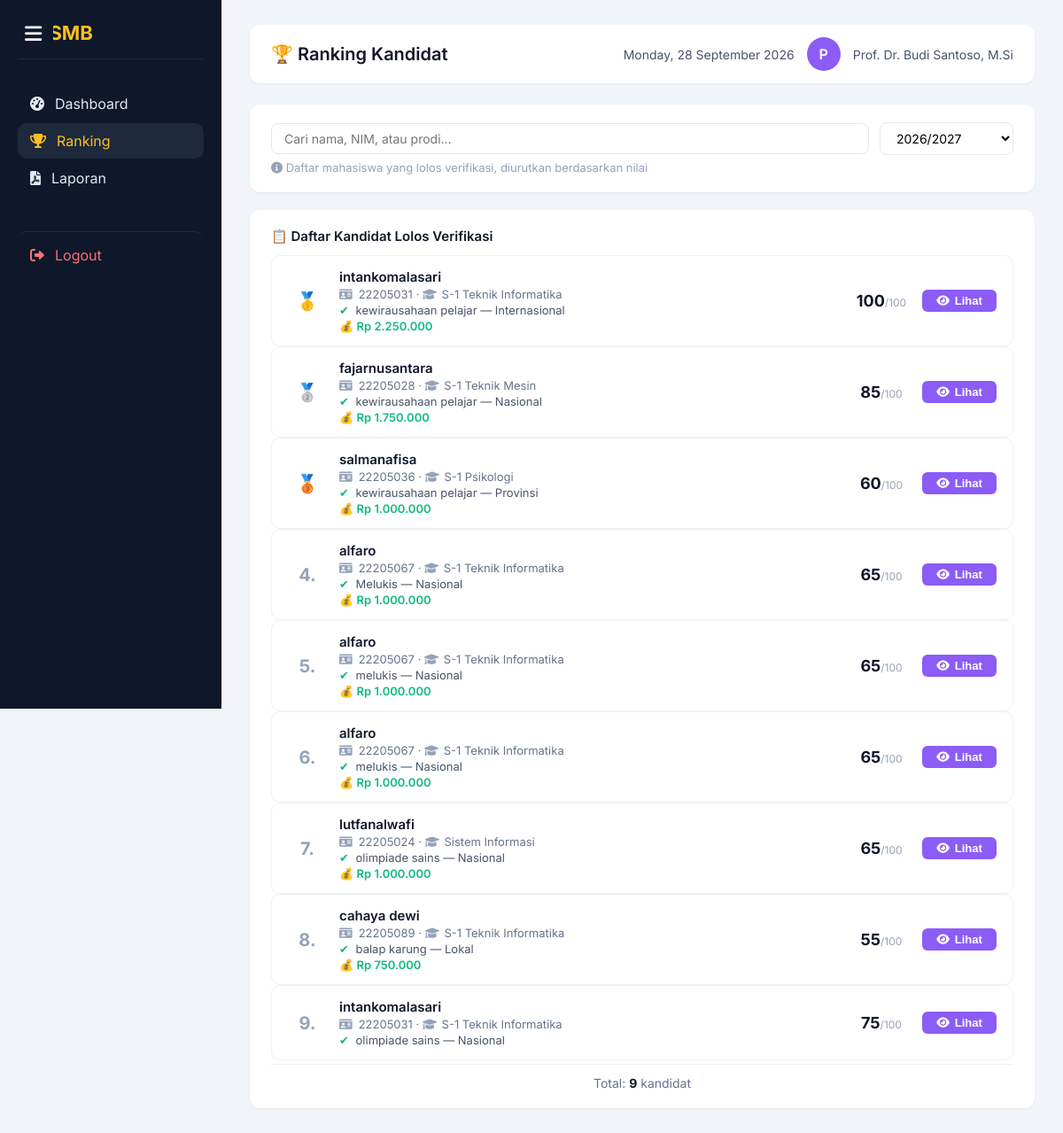
Page /pimpinan/ranking_kandidat.php (signed in) on the committed database.
### tables this page shows
CREATE TABLE `pengajuan` (
  `id` int NOT NULL,
  `user_id` int NOT NULL,
  `mahasiswa_id` int DEFAULT NULL,
  `kategori_id` int DEFAULT NULL,
  `judul_prestasi` varchar(200) DEFAULT NULL,
  `deskripsi` text,
  `tanggal_prestasi` date DEFAULT NULL,
  `level_kompetisi` enum('Lokal','Provinsi','Nasional','Internasional') NOT NULL,
  `penyelenggara` varchar(100) DEFAULT NULL,
  `lokasi` varchar(100) DEFAULT NULL,
  `raihan_prestasi` varchar(50) DEFAULT NULL,
  `dokumen_path` varchar(255) DEFAULT NULL,
  `status` enum('diproses','disetujui','ditolak','revisi') NOT NULL DEFAULT 'diproses',
  `tanggal_disetujui` datetime DEFAULT NULL,
  `reward_nominal` int DEFAULT '0',
  `nilai_akhir` decimal(5,2) DEFAULT NULL,
  `admin_catatan` text,
  `admin_id` int DEFAULT NULL,
  `validated_at` datetime DEFAULT NULL,
  `periode_id` int DEFAULT NULL,
  `created_at` datetime DEFAULT CURRENT_TIMESTAMP,
  `updated_at` datetime DEFAULT NULL,
  `fakultas` varchar(100) DEFAULT NULL,
  `jenis_peserta` enum('Individu','Tim') DEFAULT 'Individu',
  `nama_ketua` varchar(100) DEFAULT NULL,
  `nim_ketua` varchar(20) DEFAULT NULL,
  `no_hp` varchar(15) DEFAULT NULL,
  `prodi` varchar(50) DEFAULT NULL,
  `bulan_raihan` varchar(20) DEFAULT NULL,
  `tahun_raihan` year DEFAULT NULL,
  `url_penyelenggara` text,
  `nama_tim` varchar(100) DEFAULT NULL,
  `anggota_tim` text,
  `sertifikat` varchar(255) DEFAULT NULL,
  `foto_dokumentasi` text,
  `surat_tugas` varchar(255) DEFAULT NULL,
  `nama_kejuaraan` varchar(255) DEFAULT NULL,
  `kategori_prestasi` varchar(100) DEFAULT NULL,
  `tanggal_raihan` date DEFAULT NULL,
  `ocr_text` text,
  `ocr_accuracy` decimal(5,4) DEFAULT '0.0000',
  `file_hash` varchar(64) DEFAULT NULL,
  `digital_signature` text,
  `penetapan` tinyint(1) DEFAULT '0'
);

CREATE TABLE `users` (
  `id` int NOT NULL,
  `username` varchar(50) NOT NULL,
  `password` varchar(255) NOT NULL,
  `email` varchar(100) NOT NULL,
  `nama_lengkap` varchar(100) NOT NULL,
  `nim` varchar(20) DEFAULT NULL,
  `fakultas` varchar(100) DEFAULT NULL,
  `prodi` varchar(50) DEFAULT NULL,
  `role` enum('mahasiswa','reviewer','admin','superadmin') NOT NULL DEFAULT 'mahasiswa',
  `no_hp` varchar(20) DEFAULT NULL,
  `alamat` text,
  `foto_profil` varchar(255) DEFAULT NULL,
  `status` enum('active','inactive','locked','suspended') NOT NULL DEFAULT 'active',
  `email_verified` tinyint(1) DEFAULT '1',
  `verification_token` varchar(100) DEFAULT NULL,
  `reset_token` varchar(100) DEFAULT NULL,
  `reset_expiry` datetime DEFAULT NULL,
  `last_login` datetime DEFAULT NULL,
  `lock_until` datetime DEFAULT NULL,
  `created_at` datetime NOT NULL,
  `updated_at` datetime DEFAULT NULL
);

### pimpinan/ranking_kandidat.php (the view, shortened to what this page needs)
<?php
require_once '../config/database.php';
$nama = $_SESSION['nama'] ?? 'Pimpinan';
function hitungNilaiAkhir($row) {
    $bobot_level = [
        'Lokal' => 1,
        'Provinsi' => 2,
        'Nasional' => 3,
        'Internasional' => 4
    ];
    $bobot_raihan = [
        'Juara 1' => 4,
        'Juara 2' => 3,
        'Juara 3' => 2,
        'Finalis' => 1,
        'Silver Medal' => 3,
        'Gold Medal' => 4,
        'Bronze Medal' => 2,
        'Peserta Aktif' => 1,
        'Juara Harapan' => 2,
    ];
    $level = $row['level_kompetisi'] ?? 'Lokal';
    $raihan = $row['raihan_prestasi'] ?? 'Juara 3';
    $bobot_raihan_value = $bobot_raihan[$raihan] ?? 2;
    $skor = ($bobot_level[$level] * 15) + ($bobot_raihan_value * 10);
    return min($skor, 100);
}
$query_total = "SELECT COUNT(*) as total FROM pengajuan WHERE status = 'disetujui'";
$result_total = mysqli_query($conn, $query_total);
$total_kandidat = mysqli_fetch_assoc($result_total)['total'] ?? 0;
$query_ranking = "SELECT
                    u.id as user_id,
                    u.nama_lengkap,
                    u.nim,
                    u.prodi,
                    p.nilai_akhir,
                    p.reward_nominal,
                    p.nama_kejuaraan as prestasi,
                    p.level_kompetisi,
                    p.raihan_prestasi,
                    p.id as pengajuan_id
                  FROM pengajuan p
                  JOIN users u ON p.user_id = u.id
                  WHERE p.status = 'disetujui'
                  ORDER BY p.nilai_akhir DESC, p.reward_nominal DESC";
$result_ranking = mysqli_query($conn, $query_ranking);
$ranking_data = [];
while ($row = mysqli_fetch_assoc($result_ranking)) {
    $ranking_data[] = $row;
}
?>
<!DOCTYPE html>
<html lang="id">
<head>
    <link rel="stylesheet" href="https://cdnjs.cloudflare.com/ajax/libs/font-awesome/6.0.0-beta3/css/all.min.css">
</head>
<body>
<?php include 'includes/sidebar.php'; ?>
<div class="main-content">
    <div class="header">
        <h1>🏆 Ranking Kandidat</h1>
        <div class="user">
            <span><?php echo date('l, d F Y'); ?></span>
            <div class="avatar"><?php echo strtoupper(substr($nama, 0, 1)); ?></div>
            <span><?php echo htmlspecialchars($nama); ?></span>
        </div>
    </div>
    <div class="card">
        <div class="filter-row">
            <input type="text" id="searchInput" placeholder="Cari nama, NIM, atau prodi..." onkeyup="filterRanking()">
            <select id="periodeFilter">
                <option value="2026/2027" selected>2026/2027</option>
            </select>
        </div>
        <div class="filter-desc">
            <i class="fas fa-info-circle"></i> Daftar mahasiswa yang lolos verifikasi, diurutkan berdasarkan nilai
        </div>
    </div>
    <div class="card">
        <div class="card-title">📋 Daftar Kandidat Lolos Verifikasi</div>
        <?php if (count($ranking_data) > 0): ?>
            <?php
            $rank = 1;
            foreach ($ranking_data as $row):
                $nilai = hitungNilaiAkhir($row);
                $reward = $row['reward_nominal'] ?? 0;
                $reward_formatted = number_format($reward, 0, ',', '.');
                $rank_class = '';
                if ($rank == 1) $rank_class = 'gold';
                elseif ($rank == 2) $rank_class = 'silver';
                elseif ($rank == 3) $rank_class = 'bronze';
                $rank_label = '';
                if ($rank == 1) $rank_label = '🥇';
                elseif ($rank == 2) $rank_label = '🥈';
                elseif ($rank == 3) $rank_label = '🥉';
                else $rank_label = $rank . '.';
            ?>
            <div class="ranking-item" data-name="<?php echo strtolower($row['nama_lengkap']); ?>" data-nim="<?php echo $row['nim']; ?>" data-prodi="<?php echo strtolower($row['prodi'] ?? ''); ?>">
                <div class="rank-number <?php echo $rank_class; ?>"><?php echo $rank_label; ?></div>
                <div class="candidate-info">
                    <div class="candidate-name"><?php echo htmlspecialchars($row['nama_lengkap']); ?></div>
                    <div class="candidate-detail">
                        <i class="fas fa-id-card"></i> <?php echo $row['nim']; ?> &middot;
                        <i class="fas fa-graduation-cap"></i> <?php echo htmlspecialchars($row['prodi'] ?? '-'); ?>
                    </div>
                    <div class="candidate-achievement">
                        <span class="check">✔</span> <?php echo htmlspecialchars($row['prestasi']); ?> — <?php echo $row['level_kompetisi'] ?? 'Nasional'; ?>
                    </div>
                    <?php if ($reward > 0): ?>
                    <div class="candidate-reward">
                        💰 Rp <?php echo $reward_formatted; ?>
                    </div>
                    <?php endif; ?>
                </div>
                <div class="candidate-score">
                    <?php echo $nilai; ?><small>/100</small>
                </div>
<div>
    <button type="button" class="btn-lihat" onclick="openModal(<?php echo $row['user_id']; ?>)">
        <i class="fas fa-eye"></i> Lihat
    </button>
</div>
            </div>
            <?php
                $rank++;
            endforeach;
            ?>
        <?php endif; ?>
        <div class="total-info">
            Total: <strong><?php echo $total_kandidat; ?></strong> kandidat
        </div>
    </div>
</div>
</body>
</html>

### pimpinan/ranking_kandidat.php (style rules this page uses)
* { margin: 0; padding: 0; box-sizing: border-box; }
body { font-family: 'Inter', -apple-system, BlinkMacSystemFont, sans-serif; background: #f1f4f8; display: flex; min-height: 100vh; }
.main-content { margin-left: 250px; padding: 28px 32px; width: 100%; min-height: 100vh; }
.header { display: flex; justify-content: space-between; align-items: center; background: white; padding: 14px 24px; border-radius: 12px; box-shadow: 0 1px 3px rgba(0,0,0,0.05); margin-bottom: 24px; }
.header h1 { font-size: 20px; font-weight: 600; color: #0f172a; }
.header .user { display: flex; align-items: center; gap: 14px; font-size: 14px; color: #475569; }
.header .user .avatar { width: 38px; height: 38px; background: #8b5cf6; border-radius: 50%; display: flex; align-items: center; justify-content: center; font-weight: 600; color: white; font-size: 16px; }
.card { background: white; border-radius: 12px; box-shadow: 0 1px 3px rgba(0,0,0,0.05); padding: 20px 24px; margin-bottom: 20px; }
.card-title { font-size: 15px; font-weight: 600; color: #0f172a; margin-bottom: 12px; }
.filter-row { display: flex; flex-wrap: wrap; gap: 12px; align-items: center; margin-bottom: 4px; }
.filter-row input { flex: 1; min-width: 200px; padding: 8px 14px; border: 1.5px solid #e2e8f0; border-radius: 8px; font-size: 14px; font-family: inherit; background: #ffffff; transition: 0.2s; }
.filter-row select { padding: 8px 14px; border: 1.5px solid #e2e8f0; border-radius: 8px; font-size: 14px; font-family: inherit; background: #ffffff; min-width: 140px; }
.filter-desc { font-size: 13px; color: #94a3b8; margin-top: 6px; }
.ranking-item { display: flex; align-items: center; background: #ffffff; border-radius: 10px; padding: 14px 18px; border: 1px solid #eef2f6; transition: 0.2s; gap: 14px; }
.rank-number { font-size: 20px; font-weight: 700; min-width: 44px; text-align: center; color: #94a3b8; }
.rank-number.gold { color: #f59e0b; }
.rank-number.silver { color: #94a3b8; }
.rank-number.bronze { color: #d97706; }
.candidate-info { flex: 1; min-width: 0; }
.candidate-name { font-size: 15px; font-weight: 600; color: #0f172a; }
.candidate-detail { font-size: 13px; color: #64748b; margin-top: 2px; }
.candidate-detail i { width: 16px; color: #94a3b8; margin-right: 2px; }
.candidate-achievement { font-size: 13px; color: #475569; margin-top: 2px; }
.candidate-achievement .check { color: #10b981; margin-right: 4px; }
.candidate-reward { font-size: 13px; color: #10b981; font-weight: 600; margin-top: 2px; }
.candidate-score { font-size: 18px; font-weight: 700; color: #0f172a; min-width: 64px; text-align: center; }
.candidate-score small { font-size: 12px; font-weight: 400; color: #94a3b8; }
.btn-lihat { display: inline-flex; align-items: center; gap: 6px; background: #8b5cf6; color: white; border: none; padding: 5px 16px; border-radius: 6px; font-weight: 600; font-size: 13px; cursor: pointer; transition: 0.2s; text-decoration: none; min-width: 84px; justify-content: center; }
.total-info { text-align: center; font-size: 14px; color: #64748b; padding-top: 12px; border-top: 1px solid #eef2f6; margin-top: 4px; }
.total-info strong { color: #0f172a; }

### pimpinan/includes/sidebar.php (style rules this page uses)
.main-content { margin-left: 250px; transition: margin-left 0.3s ease; }

### rows in the picture
pengajuan: rank_label "🥇", user.nama_lengkap "intankomalasari", user.nim "22205031", user.prodi "S-1 Teknik Informatika", nama_kejuaraan "kewirausahaan pelajar", level_kompetisi "Internasional", reward_nominal "2.250.000", nilai "100"
pengajuan: rank_label "🥈", user.nama_lengkap "fajarnusantara", user.nim "22205028", user.prodi "S-1 Teknik Mesin", nama_kejuaraan "kewirausahaan pelajar", level_kompetisi "Nasional", reward_nominal "1.750.000", nilai "85"
pengajuan: rank_label "🥉", user.nama_lengkap "salmanafisa", user.nim "22205036", user.prodi "S-1 Psikologi", nama_kejuaraan "kewirausahaan pelajar", level_kompetisi "Provinsi", reward_nominal "1.000.000", nilai "60"
pengajuan: rank_label "4.", user.nama_lengkap "alfaro", user.nim "22205067", user.prodi "S-1 Teknik Informatika", nama_kejuaraan "Melukis", level_kompetisi "Nasional", reward_nominal "1.000.000", nilai "65"
pengajuan: rank_label "5.", user.nama_lengkap "alfaro", user.nim "22205067", user.prodi "S-1 Teknik Informatika", nama_kejuaraan "melukis", level_kompetisi "Nasional", reward_nominal "1.000.000", nilai "65"
pengajuan: rank_label "6.", user.nama_lengkap "alfaro", user.nim "22205067", user.prodi "S-1 Teknik Informatika", nama_kejuaraan "melukis", level_kompetisi "Nasional", reward_nominal "1.000.000", nilai "65"
pengajuan: rank_label "7.", user.nama_lengkap "lutfanalwafi", user.nim "22205024", user.prodi "Sistem Informasi", nama_kejuaraan "olimpiade sains", level_kompetisi "Nasional", reward_nominal "1.000.000", nilai "65"
pengajuan: rank_label "8.", user.nama_lengkap "cahaya dewi", user.nim "22205089", user.prodi "S-1 Teknik Informatika", nama_kejuaraan "balap karung", level_kompetisi "Lokal", reward_nominal "750.000", nilai "55"
pengajuan: rank_label "9.", user.nama_lengkap "intankomalasari", user.nim "22205031", user.prodi "S-1 Teknik Informatika", nama_kejuaraan "olimpiade sains", level_kompetisi "Nasional", nilai "75"

### other values in the picture
substr($nama, 0, 1) "P"
$nama "Prof. Dr. Budi Santoso, M.Si"
$total_kandidat "9"
